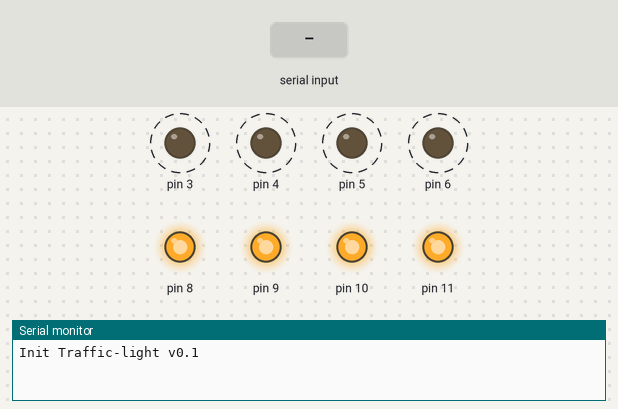
Simulated run of this sketch. Board: Arduino Uno, built with avr-gcc and run on an emulated ATmega328P. Parts: output pins drawn as LEDs (lit = HIGH), the last lines printed to the serial monitor. Dashed ring = blinking. The test bench sets the inputs (shaded band).

Above: at 1.4 s.
1.5 s: "1" received over the second serial link
At 2.75 s:
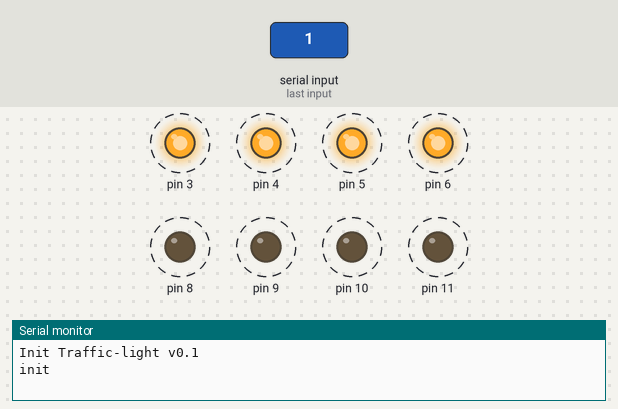
4.5 s: "0" received over the second serial link
At 6.4 s:
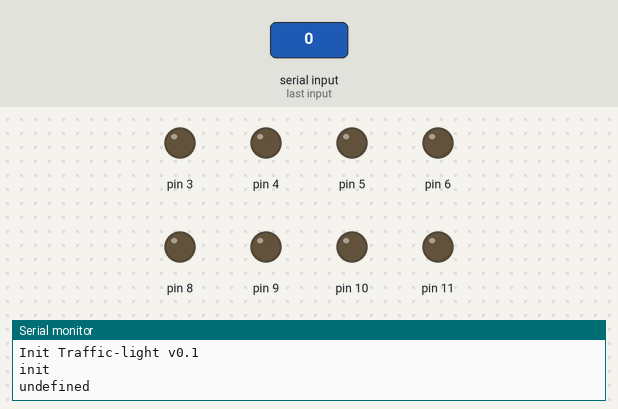
Timing chart, 0 to 13.5 s (numbered marks = the images above; inputs shaded):
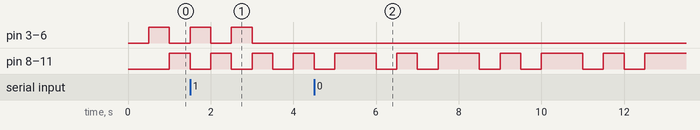

The sketch:

main.ino
```cpp
/**
 * 1 - инициализация мигание всеми фонарями
 * 2 - зелёный - состояние ветки зелёное
 * 3 - красный - состояние ветки красное
 * 4 - мигающий красный - ошибка с серверка
 */
#include <SoftwareSerial.h>
#include <TimerOne.h>
#include "lumen.h"
#define ESP_PIN_TX 7

SoftwareSerial esp(ESP_PIN_TX, 0);

//status:<SUCCESS/FAILURE/ERROR> - list builds with the specified status only
#define G1 5
#define G2 3
#define G3 4
#define G4 6
#define R1 8
#define R2 9
#define R3 11
#define R4 10

#define COMMAND_INIT "init"
#define COMMAND_WAIT_CONNECT "wait connect"
#define COMMAND_CONNECT "connect"
#define COMMAND_SERVER_FAILED "server-failed"

#define COMMAND_TM_ANSWER_SUCCESS "tm-ERROR"
#define COMMAND_TM_ANSWER_SUCCESS "tm-ERROR-*"

#define COMMAND_TM_ANSWER_SUCCESS "tm-SUCCESS-finished"
#define COMMAND_TM_ANSWER_SUCCESS_RUNNING "tm-SUCCESS-running"

#define COMMAND_TM_ANSWER_FAILURE "tm-FAILURE-finished"
#define COMMAND_TM_ANSWER_FAILURE_RUNNING "tm-FAILURE-running"

#define COMMAND_TM_ANSWER_NONE "tm-none"

#define COMMAND_UNDEFINED "undefined"


#define SERIAL_SPEED 9600

#define SIZE 4
Lumen green[] = {Lumen(G1), Lumen(G2), Lumen(G3), Lumen(G4)};
Lumen red[] = {Lumen(R1), Lumen(R2), Lumen(R3), Lumen(R4)};

String parse(const String name, const String json);

String cmd = COMMAND_INIT;
String newCmd = cmd;
void setup()
{
  for (int i = 0; i < SIZE; i++) {
    green[i].attach();
    red[i].attach();
  }

  Serial.begin(SERIAL_SPEED);
  esp.begin(SERIAL_SPEED);
  Serial.println("Init Traffic-light v0.1");
  Timer1.initialize((500000));         // initialize timer1, and set a 1/2 second period
  Timer1.attachInterrupt(callback);  // attaches callback() as a timer overflow interrupt
  esp.flush();
}

int i = 0;
void onUpdateCmd() {

}

void callback() {
  if (i > 4) {
    if (cmd != newCmd) onUpdateCmd();
    cmd = newCmd;
    i = 0;
  };

  if (cmd == COMMAND_INIT) {
    topAndDown(i);
  } else if (cmd == COMMAND_WAIT_CONNECT) {
    topAndDown(i);
  } else if (cmd == COMMAND_CONNECT) {
    for (int k = 0; k < 4; k++) {
      red[k].on();
      green[k].on();
    }
  } else if (cmd == COMMAND_SERVER_FAILED) {
    blinkRed(i);
  } else if (cmd == COMMAND_UNDEFINED) {
    blinkRed(i);
  } else if (cmd == COMMAND_TM_ANSWER_SUCCESS) {
    enadledGreen();
  } else if (cmd == COMMAND_TM_ANSWER_SUCCESS_RUNNING) {
    enadledGreen();
  } else if (cmd == COMMAND_TM_ANSWER_FAILURE) {
    enadledRed();
  } else if (cmd == COMMAND_TM_ANSWER_FAILURE_RUNNING) {
    enadledRed();
  } else if (cmd == COMMAND_TM_ANSWER_NONE) {
    blinkRed(i);
  } else {
    blinkRed(i);
  }

  i++;
}

void loop() {
    if (esp.available() > 0) {
      String json = esp.readString();
      json.trim();
      newCmd = parse("status", json);
      Serial.println(cmd);
    }

  delay(300);
}

void enadledGreen() {
  for (int k = 0; k < 4; k++) {
      red[k].off();
      green[k].on();
    }
}


void enadledRed() {
  for (int k = 0; k < 4; k++) {
      red[k].on();
      green[k].off();
    }
}

void disabled() {
  for (int k = 0; k < 4; k++) {
    red[k].off();
    green[k].off();
  }
}
void blinkGreen(int i) {
  if (i % 2 == 0) {
    for (int k = 0; k < 4; k++) {
      red[k].off();
      green[k].on();
    }
  } else {
    for (int k = 0; k < 4; k++) {
      red[k].off();
      green[k].tick();
    }
  }
}


void blinkRed(int i) {
  if (i % 2 == 0) {
    for (int k = 0; k < 4; k++) {
      red[k].on();
      green[k].off();
    }
  } else {
    for (int k = 0; k < 4; k++) {
      red[k].tick();
      green[k].off();
    }
  }
}

void topAndDown(int i) {
  if (i % 2 == 0) {
    for (int k = 0; k < 4; k++) {
      red[k].off();
      green[k].on();
    }
  } else {
    for (int k = 0; k < 4; k++) {
      red[k].tick();
      green[k].off();
    }
  }
}


String parse(const String name, const String json) {
  byte start = json.indexOf("{\"" + name + "\": \"");
  if (start == -1 || start == 255) {
    return COMMAND_UNDEFINED;
  }

  return json.substring(start + 6 + name.length(), json.indexOf("\"}", start));
}
```

lumen.h
```cpp
class Lumen {
  protected:
    byte pin;
    byte status = 0;
  public:
    Lumen(byte pin): pin(pin) {}
    void attach() {
      pinMode(pin, OUTPUT);
      off();
    }

    void on() {
      if (status == 1) {
        return;
      }
      status = 1;
      digitalWrite(pin, HIGH);   // зажигаем светодиод
    }

    boolean isOn() {
      return status == 1;
    }

    void tick() {
      if (isOn()) {
        off();
      }  else {
        on();
      }
    }

    void off() {
      if (status == 0) {
        return;
      }

      status = 0;
      digitalWrite(pin, LOW);    // выключаем светодиод
    }

};

class LumenFacade {
  protected:
    Lumen *_lumen;
    byte _cmd;
  public:
    static byte ON;
    static byte OFF;
    static byte TICK;

    LumenFacade(Lumen *lumen, byte cmd) {
      _lumen = lumen;
      _cmd = cmd;
    }

    void exec() {
      if (_cmd == ON) {
        _lumen->on();
      } else if (_cmd == OFF) {
        _lumen->off();
      } else if (_cmd == TICK) {
        _lumen->tick();
      }
    }
};

byte LumenFacade::ON = 1;
byte LumenFacade::OFF = 2;
byte LumenFacade::TICK = 3;
```

Measured:
- by itself, pin 3–6: alternates HIGH for 0.50 s and LOW for 0.50 s, 4 changes in all, then stays LOW
- by itself, pin 8–11: repeats every 2.5 s: HIGH 1.0 s, LOW 0.50 s, HIGH 0.50 s, LOW 0.50 s
